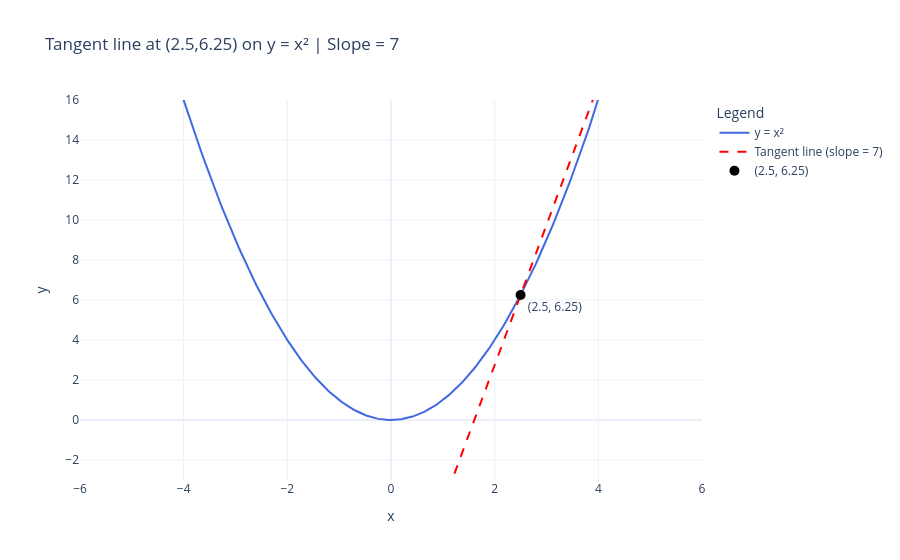

Here is the notebook cell this chart was saved with:
### Markdown cell above
It is important to note that at this point, a line with any other slope will not be the tangent. Lets plot the point $(2.5, 6.25)$ on the curve and have a line with slope 7 instead of 5 pass through it.

### Code cell
import plotly.graph_objects as go
import numpy as np

# Point of tangency
x0, y0 = 2.5, 6.25
slope = 7

# Curve
x_vals = np.linspace(-5, 5, 400)
y_vals = x_vals**2

# Tangent line: y - y0 = slope * (x - x0)  =>  y = y0 + slope*(x - x0)
x_line = np.linspace(x0 - 2, x0 + 2, 100)
y_line = y0 + slope * (x_line - x0)

fig = go.Figure()

# Plot y = x^2
fig.add_trace(go.Scatter(
    x=x_vals, y=y_vals,
    mode="lines",
    name="y = x²",
    line=dict(color="royalblue", width=2)
))

# Plot tangent line
fig.add_trace(go.Scatter(
    x=x_line, y=y_line,
    mode="lines",
    name=f"Tangent line (slope = {slope})",
    line=dict(color="red", width=2, dash="dash")
))

# Mark the point of tangency
fig.add_trace(go.Scatter(
    x=[x0], y=[y0],
    mode="markers+text",
    name=f"({x0}, {y0})",
    marker=dict(color="black", size=10),
    text=[f"({x0}, {y0})"],
    textposition="bottom right"
))

fig.update_layout(
    title="Tangent line at (2.5,6.25) on y = x² | Slope = 7",
    xaxis_title="x",
    yaxis_title="y",
    template="plotly_white",
    xaxis=dict(range=[-6, 6]),
    yaxis=dict(range=[-3, 16]),
    legend=dict(title="Legend")
)

fig.show()

### Figure 1 — Plotly figure (JSON) as saved in the notebook; plotly's stock layout.template omitted (floating-point values rounded to 4 significant figures; data arrays with more than 128 entries replaced by an {"elided": "..."} marker saying what was removed)
{"data": [{"line": {"color": "royalblue", "width": 2}, "mode": "lines", "name": "y = x²", "type": "scatter", "x": {"elided": "400 float values"}, "y": {"elided": "400 float values"}}, {"line": {"color": "red", "dash": "dash", "width": 2}, "mode": "lines", "name": "Tangent line (slope = 7)", "type": "scatter", "x": [0.5, 0.5404, 0.5808, 0.6212, 0.6616, 0.702, 0.7424, 0.7828, 0.8232, 0.8636, 0.904, 0.9444, 0.9848, 1.025, 1.066, 1.106, 1.146, 1.187, 1.227, 1.268, 1.308, 1.348, 1.389, 1.429, 1.47, 1.51, 1.551, 1.591, 1.631, 1.672, 1.712, 1.753, 1.793, 1.833, 1.874, 1.914, 1.955, 1.995, 2.035, 2.076, 2.116, 2.157, 2.197, 2.237, 2.278, 2.318, 2.359, 2.399, 2.439, 2.48, 2.52, 2.561, 2.601, 2.641, 2.682, 2.722, 2.763, 2.803, 2.843, 2.884, 2.924, 2.965, 3.005, 3.045, 3.086, 3.126, 3.167, 3.207, 3.247, 3.288, 3.328, 3.369, 3.409, 3.449, 3.49, 3.53, 3.571, 3.611, 3.652, 3.692, 3.732, 3.773, 3.813, 3.854, 3.894, 3.934, 3.975, 4.015, 4.056, 4.096, 4.136, 4.177, 4.217, 4.258, 4.298, 4.338, 4.379, 4.419, 4.46, 4.5], "y": [-7.75, -7.467, -7.184, -6.902, -6.619, -6.336, -6.053, -5.77, -5.487, -5.205, -4.922, -4.639, -4.356, -4.073, -3.79, -3.508, -3.225, -2.942, -2.659, -2.376, -2.093, -1.811, -1.528, -1.245, -0.9621, -0.6793, -0.3965, -0.1136, 0.1692, 0.452, 0.7348, 1.018, 1.301, 1.583, 1.866, 2.149, 2.432, 2.715, 2.997, 3.28, 3.563, 3.846, 4.129, 4.412, 4.694, 4.977, 5.26, 5.543, 5.826, 6.109, 6.391, 6.674, 6.957, 7.24, 7.523, 7.806, 8.088, 8.371, 8.654, 8.937, 9.22, 9.503, 9.785, 10.07, 10.35, 10.63, 10.92, 11.2, 11.48, 11.77, 12.05, 12.33, 12.61, 12.9, 13.18, 13.46, 13.74, 14.03, 14.31, 14.59, 14.88, 15.16, 15.44, 15.72, 16.01, 16.29, 16.57, 16.86, 17.14, 17.42, 17.7, 17.99, 18.27, 18.55, 18.84, 19.12, 19.4, 19.68, 19.97, 20.25]}, {"marker": {"color": "black", "size": 10}, "mode": "markers+text", "name": "(2.5, 6.25)", "text": ["(2.5, 6.25)"], "textposition": "bottom right", "type": "scatter", "x": [2.5], "y": [6.25]}], "layout": {"legend": {"title": {"text": "Legend"}}, "title": {"text": "Tangent line at (2.5,6.25) on y = x² | Slope = 7"}, "xaxis": {"range": [-6, 6], "title": {"text": "x"}}, "yaxis": {"range": [-3, 16], "title": {"text": "y"}}}}
